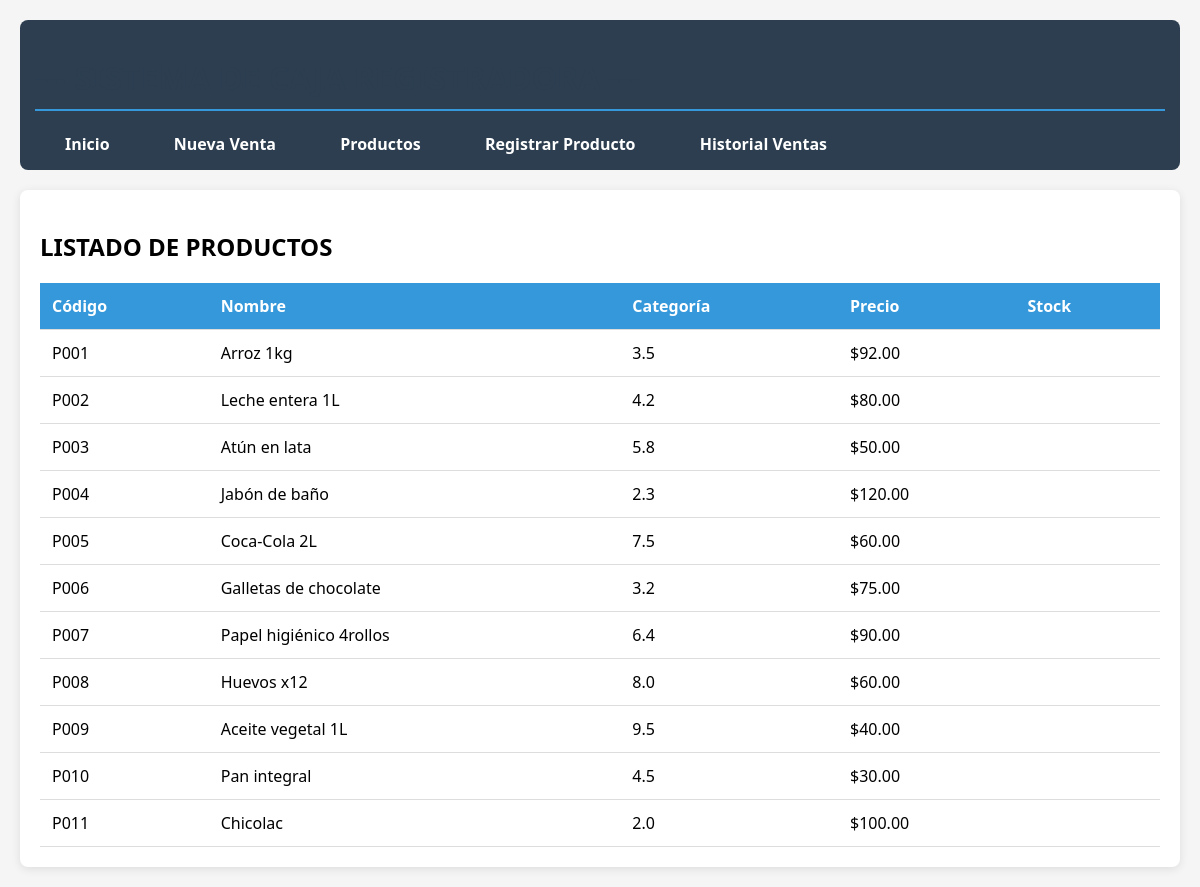
Before: /productos with the older database file.
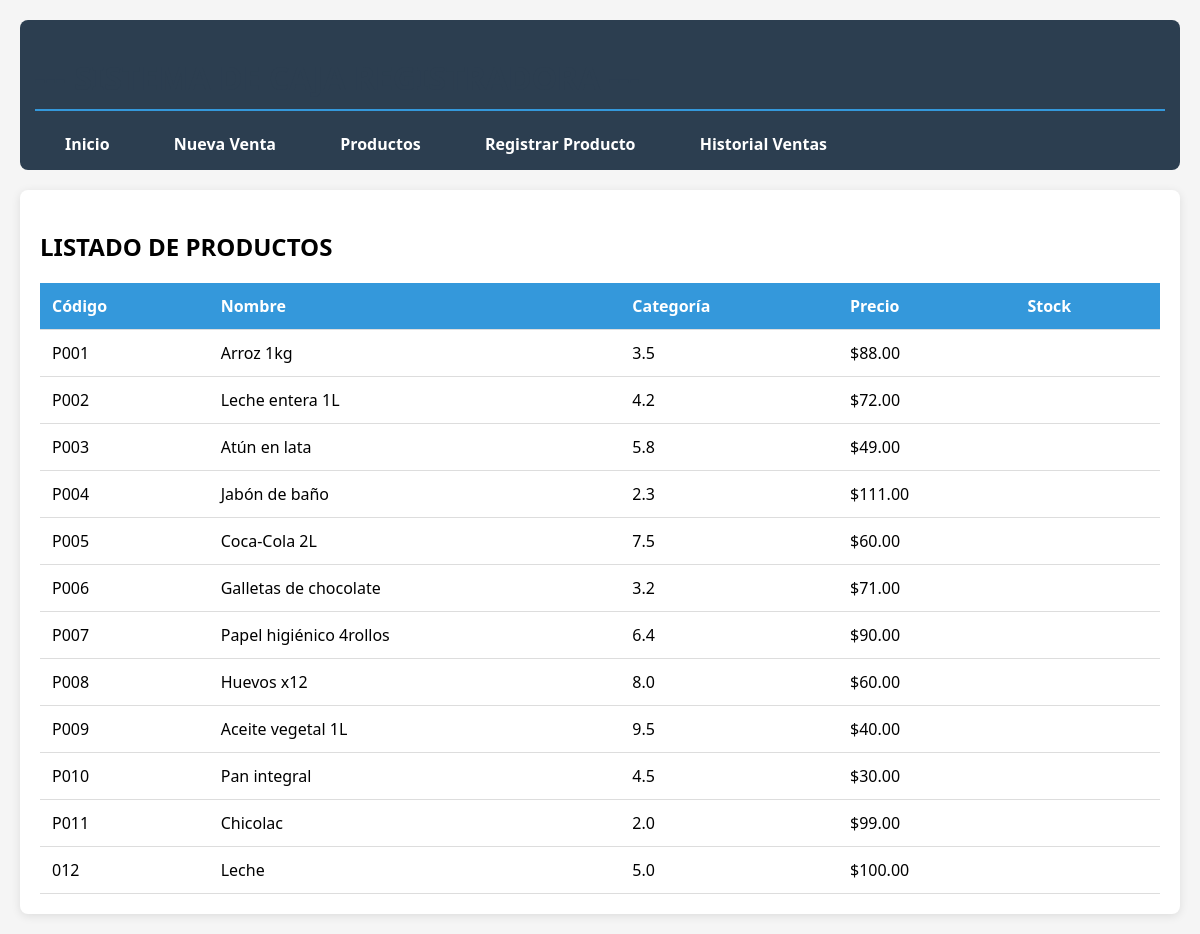
After: the same page with the newer database file.
### tables this page shows
CREATE TABLE productos (
        codigo TEXT PRIMARY KEY,
        nombre TEXT NOT NULL,
        categoria TEXT NOT NULL,
        precio REAL NOT NULL,
        stock INTEGER NOT NULL
    );

### app.py (the view)
@app.route('/productos')
def listar_productos():
    productos = ProductoController.listar_productos()
    return render_template('productos.html', productos=productos)

### controlador/producto_controller.py (called while the page is built)
    @staticmethod
    def listar_productos():
        conn = get_db_connection()
        try:
            cursor = conn.cursor()
            cursor.execute('SELECT codigo, nombre, precio, stock FROM productos WHERE stock > 0')
            return cursor.fetchall()
        except sqlite3.Error as e:
            print(f"Error al listar productos: {e}")
            return []
        finally:
            conn.close()

### modelo/database.py (called while the page is built)
def get_db_connection():
    return sqlite3.connect('database/tienda.db')

### vista/templates/productos.html
{% extends "base.html" %}
{% block content %}
<h2>LISTADO DE PRODUCTOS </h2>
<table>
    <thead>
        <tr>
            <th>Código</th>
            <th>Nombre</th>
            <th>Categoría</th>
            <th>Precio</th>
            <th>Stock</th>
        </tr>
    </thead>
    <tbody>
        {% for prod in productos %}
        <tr>
            <td>{{ prod[0] }}</td>
            <td>{{ prod[1] }}</td>
            <td>{{ prod[2] }}</td>
            <td>${{ "%.2f"|format(prod[3]) }}</td>
            <td>{{ prod[4] }}</td>
        </tr>
        {% endfor %}
    </tbody>
</table>
{% endblock %}

Changed rows visible on the page:
changed productos "Arroz 1kg": stock "92.00" → "88.00"
changed productos "Leche entera 1L": stock "80.00" → "72.00"
changed productos "Atún en lata": stock "50.00" → "49.00"
changed productos "Jabón de baño": stock "120.00" → "111.00"
changed productos "Galletas de chocolate": stock "75.00" → "71.00"
changed productos "Chicolac": stock "100.00" → "99.00"
added productos: codigo "012", nombre "Leche", precio "5.0", stock "100.00"
